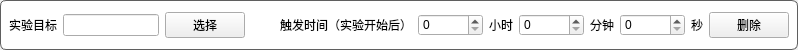
<?xml version="1.0" encoding="UTF-8"?>
<ui version="4.0">
 <class>eventChildItem</class>
 <widget class="QWidget" name="eventChildItem">
  <property name="geometry">
   <rect>
    <x>0</x>
    <y>0</y>
    <width>798</width>
    <height>50</height>
   </rect>
  </property>
  <property name="sizePolicy">
   <sizepolicy hsizetype="Preferred" vsizetype="Fixed">
    <horstretch>0</horstretch>
    <verstretch>0</verstretch>
   </sizepolicy>
  </property>
  <property name="minimumSize">
   <size>
    <width>0</width>
    <height>50</height>
   </size>
  </property>
  <property name="maximumSize">
   <size>
    <width>16777215</width>
    <height>50</height>
   </size>
  </property>
  <property name="windowTitle">
   <string>Form</string>
  </property>
  <layout class="QVBoxLayout" name="verticalLayout">
   <property name="spacing">
    <number>0</number>
   </property>
   <property name="leftMargin">
    <number>0</number>
   </property>
   <property name="topMargin">
    <number>0</number>
   </property>
   <property name="rightMargin">
    <number>0</number>
   </property>
   <property name="bottomMargin">
    <number>0</number>
   </property>
   <item>
    <widget class="QWidget" name="widget_item" native="true">
     <property name="styleSheet">
      <string notr="true">QWidget#widget_item{
background-color: rgb(255, 255, 255);
border:1px solid rgb(95, 95, 95);
border-radius:6px;
}</string>
     </property>
     <layout class="QHBoxLayout" name="horizontalLayout">
      <item>
       <widget class="QLabel" name="label">
        <property name="sizePolicy">
         <sizepolicy hsizetype="Fixed" vsizetype="Preferred">
          <horstretch>0</horstretch>
          <verstretch>0</verstretch>
         </sizepolicy>
        </property>
        <property name="text">
         <string>实验目标</string>
        </property>
       </widget>
      </item>
      <item>
       <widget class="QLineEdit" name="trigger_event">
        <property name="sizePolicy">
         <sizepolicy hsizetype="Expanding" vsizetype="Fixed">
          <horstretch>0</horstretch>
          <verstretch>0</verstretch>
         </sizepolicy>
        </property>
       </widget>
      </item>
      <item>
       <widget class="QPushButton" name="pushButton">
        <property name="sizePolicy">
         <sizepolicy hsizetype="Fixed" vsizetype="Fixed">
          <horstretch>0</horstretch>
          <verstretch>0</verstretch>
         </sizepolicy>
        </property>
        <property name="text">
         <string>选择</string>
        </property>
       </widget>
      </item>
      <item>
       <spacer name="horizontalSpacer">
        <property name="orientation">
         <enum>Qt::Orientation::Horizontal</enum>
        </property>
        <property name="sizeHint" stdset="0">
         <size>
          <width>40</width>
          <height>20</height>
         </size>
        </property>
       </spacer>
      </item>
      <item>
       <widget class="QLabel" name="trigger_lab">
        <property name="sizePolicy">
         <sizepolicy hsizetype="Fixed" vsizetype="Preferred">
          <horstretch>0</horstretch>
          <verstretch>0</verstretch>
         </sizepolicy>
        </property>
        <property name="text">
         <string>触发时间（实验开始后）</string>
        </property>
       </widget>
      </item>
      <item>
       <widget class="QSpinBox" name="hour_spinBox">
        <property name="sizePolicy">
         <sizepolicy hsizetype="Fixed" vsizetype="Fixed">
          <horstretch>0</horstretch>
          <verstretch>0</verstretch>
         </sizepolicy>
        </property>
        <property name="minimumSize">
         <size>
          <width>65</width>
          <height>0</height>
         </size>
        </property>
       </widget>
      </item>
      <item>
       <widget class="QLabel" name="hour_lab">
        <property name="sizePolicy">
         <sizepolicy hsizetype="Fixed" vsizetype="Preferred">
          <horstretch>0</horstretch>
          <verstretch>0</verstretch>
         </sizepolicy>
        </property>
        <property name="text">
         <string>小时</string>
        </property>
       </widget>
      </item>
      <item>
       <widget class="QSpinBox" name="minute_spinBox">
        <property name="sizePolicy">
         <sizepolicy hsizetype="Fixed" vsizetype="Fixed">
          <horstretch>0</horstretch>
          <verstretch>0</verstretch>
         </sizepolicy>
        </property>
        <property name="minimumSize">
         <size>
          <width>65</width>
          <height>0</height>
         </size>
        </property>
       </widget>
      </item>
      <item>
       <widget class="QLabel" name="minute_lab">
        <property name="sizePolicy">
         <sizepolicy hsizetype="Fixed" vsizetype="Preferred">
          <horstretch>0</horstretch>
          <verstretch>0</verstretch>
         </sizepolicy>
        </property>
        <property name="text">
         <string>分钟</string>
        </property>
       </widget>
      </item>
      <item>
       <widget class="QSpinBox" name="second_spinBox">
        <property name="sizePolicy">
         <sizepolicy hsizetype="Fixed" vsizetype="Fixed">
          <horstretch>0</horstretch>
          <verstretch>0</verstretch>
         </sizepolicy>
        </property>
        <property name="minimumSize">
         <size>
          <width>65</width>
          <height>0</height>
         </size>
        </property>
       </widget>
      </item>
      <item>
       <widget class="QLabel" name="second_lab">
        <property name="sizePolicy">
         <sizepolicy hsizetype="Fixed" vsizetype="Preferred">
          <horstretch>0</horstretch>
          <verstretch>0</verstretch>
         </sizepolicy>
        </property>
        <property name="text">
         <string>秒</string>
        </property>
       </widget>
      </item>
      <item>
       <widget class="QPushButton" name="delete_btn">
        <property name="text">
         <string>删除</string>
        </property>
       </widget>
      </item>
     </layout>
    </widget>
   </item>
  </layout>
 </widget>
 <resources/>
 <connections/>
</ui>
